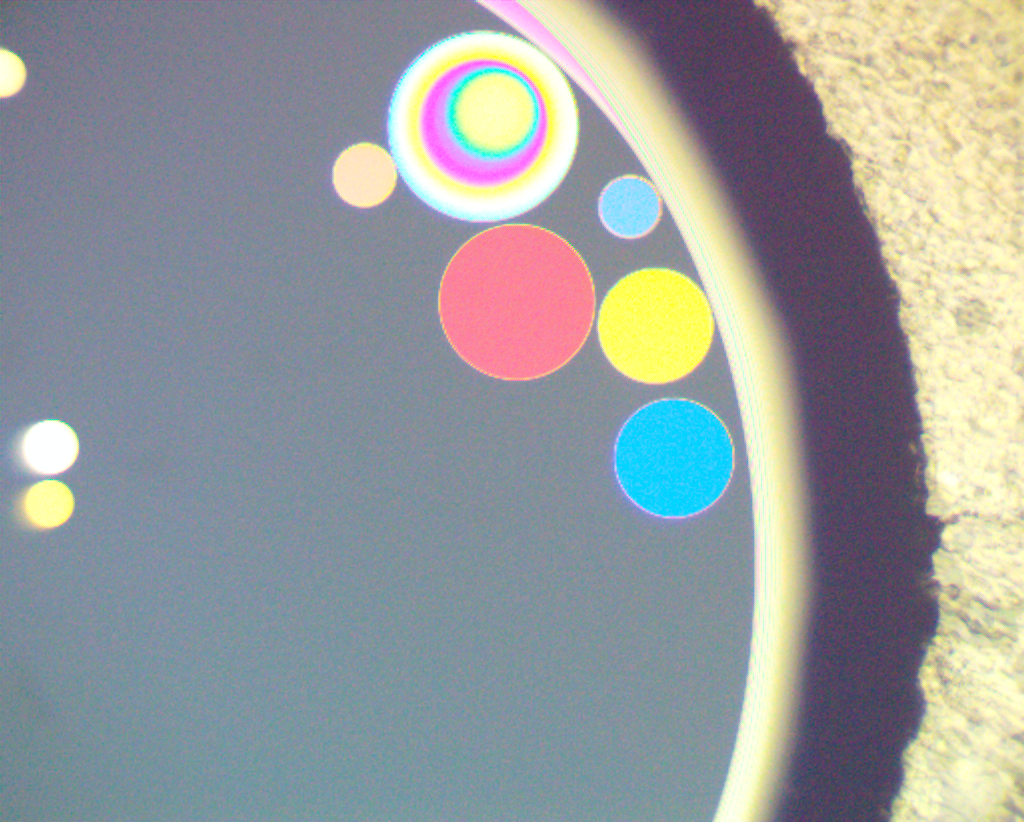
#> input picture filmThickness-main/Data/islands1 8CB 5-20.tif, 1024 x 822 px, found by its file name
$ jupyter execute 'Calculating Thickness from Colour Information.ipynb'   (shell and % lines are left out)
#> lines starting #> are read from the running program, lines starting #| are printed output that depends on the picture
[cell 1]
#dep: https://www.colour-science.org/installation-guide/

#This program is based largely on the work of Hiroshi Yokoyama and Wei Chen of Kent State University

#Wei Chen & Hiroshi Yokoyama (2020) Rapid thickness mapping of free-standing smectic films using colour information of reflected light, Liquid Crystals, DOI: 10.1080/02678292.2020.1825843

import numpy as np
import matplotlib as mpl
import matplotlib.pyplot as plt
import math

import pandas as pd
import colour

import cv2

from colour.plotting import *

Let's start by initializing some constants for our material, and using them to create a reflectivity distribution based on material thickness.

[cell 2]
n = 1.68; #Index of refraction for mx12160
L = 3.1; #Thickness of a single mx12160 layer in nm
Lr = 650; #wavelength in nm for red light
Lg = 550; #wavelength in nm for green light
Lb = 450; #wavelength in nm for blue light
cosT = 1; #cosine of the internal angle of reflection; 0 degrees for our setup

h = np.array([]); #Range of possible thicknesses
rang = 300; #range of possible thicknesses, to restrict false positives
for x in range(10,10*rang,1):
    h = np.append(h,float(x/10))

r0 = (n-1)/(n+1)
Br = (4*(math.pi)*n*h)/Lr #Beta for the red spectrum, with h factored out
Bg = (4*(math.pi)*n*h)/Lg #Beta for the green spectrum, with h factored out
Bb = (4*(math.pi)*n*h)/Lb #Beta for the blue spectrum, with h factored out

BHr = np.array([Br,h])
BHr = np.transpose(BHr) #List of beta values for varying values of thickness, h, for red spectrum

BHg = np.array([Bg,h])
BHg = np.transpose(BHg)#List of beta values for varying values of thickness, h, for green spectrum

BHb = np.array([Bb,h])
BHb = np.transpose(BHb)#List of beta values for varying values of thickness, h, for blue spectrum

Rr = 2*(1-np.cos(Br))/(np.power(r0,2)+np.power(r0,-2)-2*np.cos(Br))

Rg = 2*(1-np.cos(Bg))/(np.power(r0,2)+np.power(r0,-2)-2*np.cos(Bg))

Rb = 2*(1-np.cos(Bb))/(np.power(r0,2)+np.power(r0,-2)-2*np.cos(Bb))


fig,ax = plt.subplots(figsize = (10,5))
ax.plot(h, Rr, color='red')
ax.plot(h, Rg, color='green')
ax.plot(h, Rb, color='blue')
ax.set_xlabel('Thickness (nm)')
ax.set_ylabel('Intensity')
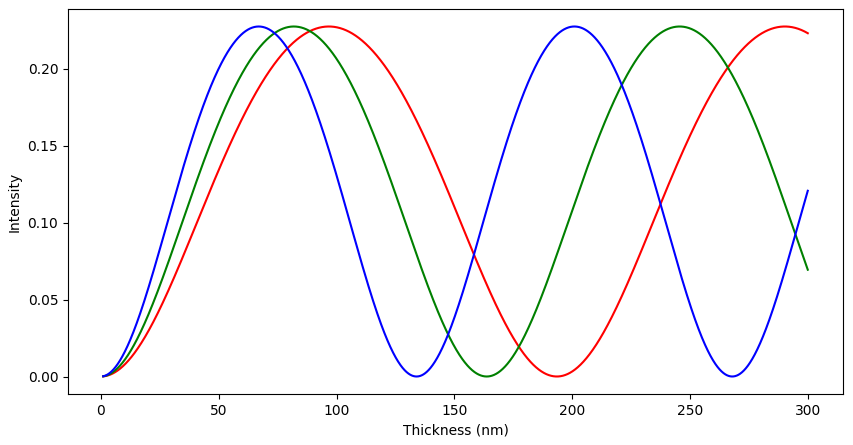
#> figure drawn by matplotlib, 1 panel; curve peaks at x = 290.2, y = 0.227; curve peaks at x = 245.5, y = 0.227; curve peaks at x = 200.9, y = 0.227

[cell 3]
#This normalizes the functions by removing the intensity from the equation, simplifying to pure RGB data
norm = np.sqrt(np.power(Rr,2)+np.power(Rg,2)+np.power(Rb,2))
NRr = Rr/norm
NRg = Rg/norm
NRb = Rb/norm

fig,ax = plt.subplots(figsize = (10,5))
ax.plot(h, NRr, color='red')
ax.plot(h, NRg, color='green')
ax.plot(h, NRb, color='blue')
ax.set_xlabel('Thickness (nm)')
ax.set_ylabel('Normalized Color Coordinates')
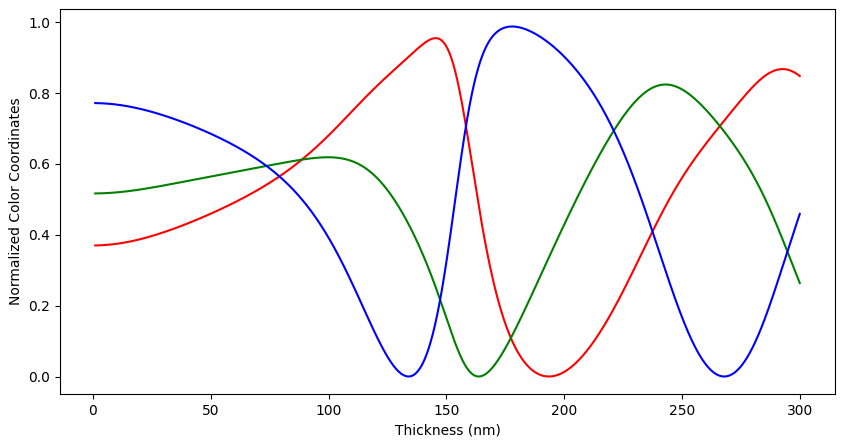
#> figure drawn by matplotlib, 1 panel; curve peaks at x = 145.4, y = 0.955; curve peaks at x = 242.9, y = 0.824; curve peaks at x = 177.9, y = 0.988

## Determining the reflectivity of a film based on color data

[cell 4]
#Insert your image here and declare it as the variable im so that the program can read it.

prefix = "C:/Users/keith/Desktop/filmThickness-main/filmThickness-main/filmThickness-main/Data/"
fileName = prefix + 'islands1 8CB 5-20.tif'

im = plt.imread(fileName)
#> im is the input picture: shape (822, 1024, 3); mean R, G, B 151.1, 155.1, 156

[cell 5]
#This brings up a pop-up window of the film and lets you select the are of the film you want to measure from by hand.

coords = []
def click_event(event, x, y, flags, params):
    if event == cv2.EVENT_LBUTTONDOWN:
        global coords
        coords = [int(y), int(x)]
        print(coords)

while(1):
    img = cv2.imread(fileName, 1)
    cv2.imshow('image', img)
    cv2.setMouseCallback('image', click_event)
    k = cv2.waitKey(33)
#> (key Esc is pressed here)
    if coords != []:
        cv2.destroyAllWindows()
        break
